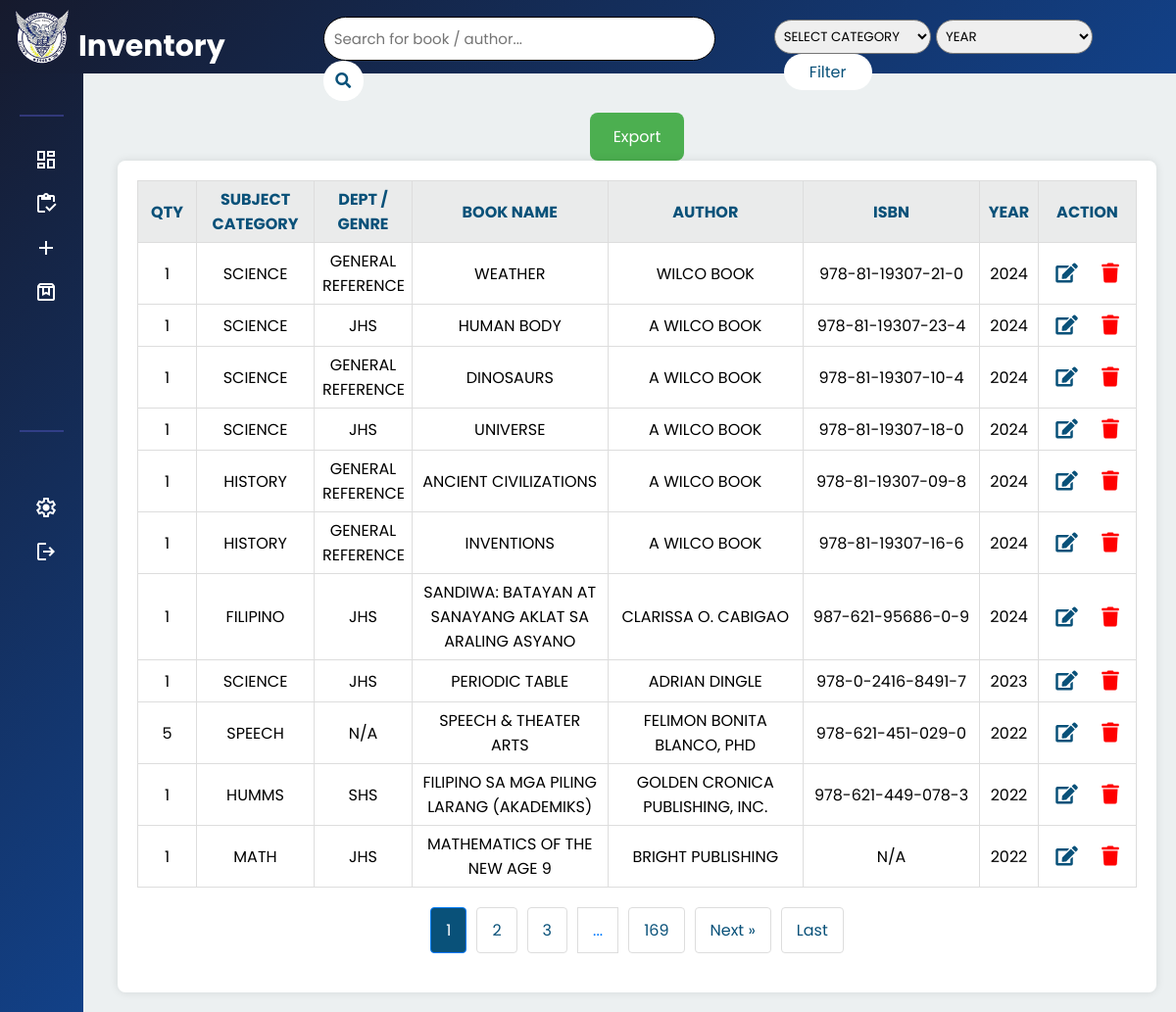
The page /php/inventory.php (signed in) on the database its author committed.
### tables this page shows
CREATE TABLE `books` (
  `id` int(11) NOT NULL,
  `quantity` int(11) NOT NULL,
  `book_category` varchar(255) NOT NULL,
  `Classification` varchar(255) NOT NULL,
  `book_name` varchar(255) NOT NULL,
  `author` varchar(255) NOT NULL,
  `isbn` varchar(20) NOT NULL,
  `year` varchar(255) NOT NULL,
  `date_added` timestamp NOT NULL DEFAULT current_timestamp(),
  `temp_id` int(11) DEFAULT NULL
);

### php/inventory.php (the view, shortened to what this page needs)
<?php
require 'config.php';
$books = [];
$searchQuery = $_GET['search'] ?? '';
$selectedCategory = $_GET['category'] ?? '';
$selectedYear = $_GET['year'] ?? '';
$showNewestFirst = isset($_GET['newest']) && $_GET['newest'] === 'true';
$itemsPerPage = 11;
$currentPage = isset($_GET['page']) ? (int)$_GET['page'] : 1;
$offset = ($currentPage - 1) * $itemsPerPage;
try {
    $countSql = "SELECT COUNT(*) FROM books WHERE 1=1";
    $countStmt = $pdo->prepare($countSql);
    $countStmt->execute();
    $totalBooks = $countStmt->fetchColumn();
    $totalPages = ceil($totalBooks / $itemsPerPage);
} catch (PDOException $e) {
    echo "Error: " . $e->getMessage();
    die;
}
try {
    $sql = "SELECT id, quantity, book_category, Classification, book_name, author, isbn, year FROM books WHERE 1=1";
    $sql .= " ORDER BY
                CASE
                    WHEN year = 'N/A' THEN 1
                    ELSE 0
                END,
                year DESC";
    $sql .= " LIMIT :limit OFFSET :offset";
    $stmt = $pdo->prepare($sql);
    $stmt->bindValue(':limit', $itemsPerPage, PDO::PARAM_INT);
    $stmt->bindValue(':offset', $offset, PDO::PARAM_INT);
    $stmt->execute();
    $books = $stmt->fetchAll(PDO::FETCH_ASSOC);
} catch (PDOException $e) {
    echo "Error: " . $e->getMessage();
}
?>
<!DOCTYPE html>
<html>
<head>
    <link rel="stylesheet" type="text/css" href="../css/inventory.css">
    <link rel="stylesheet" href="https://cdnjs.cloudflare.com/ajax/libs/font-awesome/5.15.4/css/all.min.css">
</head>
<body>
    <div class="header">
        <div class="sidebar-header">
            <img src="../img/logo.png" alt="Logo" class="nav-logo">
        </div>
        <div class="title-container">
            <h2>Inventory</h2>
        </div>
        <div class="search-filter-section">
            <form action="inventory.php" method="get">
                <div class="search-filter-container">
                    <div class="search-bar">
                        <input type="text" name="search" placeholder="Search for book / author..." value="<?php echo htmlspecialchars($searchQuery); ?>">
                        <button type="submit" class="search-button"><i class="fas fa-search"></i></button>
                    </div>
                        <div class="filter-bar">
                        <select name="category" id="category">
                            <option value="Select Category">Select Category</option>
                        </select>
                        <select name="year">
                            <option value="">Year</option>
                        </select>
                        <button type="submit" class="filter-button">Filter</button>
                        </div>
                </div>
            </form>
        </div>
    </div>
            <div class="navbar">
                <?php include 'navbar.php'; ?>
            </div>
                <div class="dashboard-container">
                    <div class="export-button">
                           <a href="export_inventory.php">
                            <button class="btn-export">Export</button>
                        </a>
                           </div>
                    <form class="tableForm" method="POST">
                        <div class="table-container">
                            <table id="books-table">
                                <thead>
                                    <tr>
                                        <th class="id-header">QTY</th>
                                        <th class="cat-header"> Subject Category</th>
                                        <th class="dept-header">Dept / genre</th>
                                        <th>Book Name</th>
                                        <th>Author</th>
                                        <th class="isbn-header">ISBN</th>
                                        <th class="id-header">Year</th>
                                        <th class="dept-header">Action</th>
                                    </tr>
                                </thead>
                                <tbody>
                                    <?php if ($books) : ?>
                                        <?php foreach ($books as $book) : ?>
                                            <tr>
                                                <td><?php echo htmlspecialchars($book['quantity']); ?></td>
                                                <td><?php echo htmlspecialchars($book['book_category']); ?></td>
                                                <td><?php echo htmlspecialchars($book['Classification'] ?: 'N/A'); ?></td>
                                                <td><?php echo htmlspecialchars($book['book_name']); ?></td>
                                                <td><?php echo htmlspecialchars($book['author']); ?></td>
                                                <td><?php echo htmlspecialchars($book['isbn']); ?></td>
                                                <td><?php echo htmlspecialchars($book['year']); ?></td>
                                                <td>
                                                    <button type="button" class="update" data-id="<?php echo $book['id']; ?>"><i class="fas fa-edit"></i></button>
                                                    <button type="button" class="delete" onclick="confirmDelete(<?php echo $book['id']; ?>)"><i class="fas fa-trash"></i></button>
                                                </td>
                                            </tr>
                                        <?php endforeach; ?>
                                    <?php else : ?>
                                        <tr>
                                            <td colspan="8">No books found.</td>
                                        </tr>
                                    <?php endif; ?>
                                </tbody>
                            </table>
                        </div>
            <div class="pagination">
                <?php if ($totalPages > 0) : ?>
                    <?php
                    $startPage = max(1, $currentPage - 2);
                    $endPage = min($totalPages, $currentPage + 2);
                    for ($page = $startPage; $page <= $endPage; $page++) :
                        $activeClass = $page == $currentPage ? 'active' : '';
                    ?>
                        <a href="inventory.php?page=<?php echo $page; ?>&search=<?php echo urlencode($searchQuery); ?>&category=<?php echo urlencode($selectedCategory); ?>&year=<?php echo urlencode($selectedYear); ?>&newest=<?php echo $showNewestFirst ? 'true' : 'false'; ?>" class="pagination-link <?php echo $activeClass; ?>"><?php echo $page; ?></a>
                    <?php endfor; ?>
                    <?php if ($endPage < $totalPages) {
                        if ($endPage < $totalPages - 1) {
                            echo '<span class="pagination-ellipsis">...</span>';
                        }
                        echo '<a href="inventory.php?page=' . $totalPages . '&search=' . urlencode($searchQuery) . '&category=' . urlencode($selectedCategory) . '&year=' . urlencode($selectedYear) . '&newest=' . ($showNewestFirst ? 'true' : 'false') . '" class="pagination-link">' . $totalPages . '</a>';
                    } ?>
                    <?php if ($currentPage < $totalPages) : ?>
                        <a href="inventory.php?page=<?php echo $currentPage + 1; ?>&search=<?php echo urlencode($searchQuery); ?>&category=<?php echo urlencode($selectedCategory); ?>&year=<?php echo urlencode($selectedYear); ?>&newest=<?php echo $showNewestFirst ? 'true' : 'false'; ?>" class="pagination-link">Next &raquo;</a>
                    <?php endif; ?>
                    <?php if ($currentPage < $totalPages) : ?>
                        <a href="inventory.php?page=<?php echo $totalPages; ?>&search=<?php echo urlencode($searchQuery); ?>&category=<?php echo urlencode($selectedCategory); ?>&year=<?php echo urlencode($selectedYear); ?>&newest=<?php echo $showNewestFirst ? 'true' : 'false'; ?>" class="pagination-link">Last</a>
                    <?php endif; ?>
                <?php endif; ?>
            </div>
        </div>
</body>
</html>

### css/inventory.css (style rules this page uses)
body { margin: 0; padding: 0; display: flex; font-family: Arial, sans-serif; flex-direction: column; }
.dashboard-container { margin-left: 0px; padding: 20px 20px 20px 120px; flex: 1; display: flex; flex-direction: column; align-items: center; background-color: #ecf0f1; }
.search-filter-section { margin: 15px 0px 10px 100px; width: 100%; display: flex; justify-content: end; }
.fa-edit:before { color: #095179; }
.fa-trash:before { color: red; }
.navbar { width: 100%; }
.header { display: flex; flex-direction: row; text-align: start; padding-left: 15px; background: linear-gradient(-45deg, #124188, #161a2d); color: white; font-size: 20px; height: 75px; position: sticky; top: 0; width: 100%; z-index: 2000; }
h2 { text-align: start; margin-left: 10px; }
.title-container { margin: 25px 0px 10px 0px; }
.search-filter-container { display: flex; }
.search-bar { margin-right: 60px; margin-bottom: 10px; }
.search-bar input { width: 400px; margin-top: 2px; border: 1px solid black; padding: 10px; font-size: 15px; border-radius: 30px; }
.search-bar button { padding: 8px 12.5px; font-size: 16px; background-color: white; color: #095179; border: none; border-radius: 20px; cursor: pointer; transition: .5s; }
.filter-bar { margin-top: 5px; margin-right: 60px; }
.filter-bar select { color: black; height: 35px; width: 160px; border-radius: 25px; padding: 5px; text-transform: uppercase; }
.table-container { width: 100%; overflow-x: auto; }
#books-table { width: 100%; border-collapse: collapse; table-layout: fixed; text-transform: uppercase; }
#books-table td { border: 1px solid #ddd; padding: 6px 8px 6px 8px; text-align: center; vertical-align: middle; overflow: hidden; text-transform: uppercase; position: relative; }
#books-table th { background-color: rgb(234, 235, 235); color: #095179; border: 1px solid #ddd; padding: 6px 8px 6px 8px; text-align: center; vertical-align: middle; overflow: hidden; position: relative; }
.pagination { display: flex; justify-content: center; margin: 20px 0; }
.pagination-link { margin: 0 5px; padding: 10px 15px; border: 1px solid #ddd; color: #095179; text-decoration: none; border-radius: 4px; transition: .3s; }
.pagination-link.active { background-color: #095179; color: white; border-color: #007bff; }
.pagination-ellipsis { margin: 0 5px; padding: 10px 15px; border: 1px solid #ddd; color: #007bff; text-align: center; }
.tableForm { max-width: 980%; width: 100%; padding: 20px; background-color: #fff; border-radius: 8px; box-shadow: 0 0 10px rgba(0, 0, 0, 0.1); box-sizing: border-box; position: relative; }
input { width: 100%; padding: 10px; border-radius: 10px; border: gray solid 1px; }
button.update { color: blue; background: none; border: none; font-size: 20px; margin-right: 20px; cursor: pointer; }
button.delete { color: red; background: none; border: none; font-size: 20px; cursor: pointer; }
button.filter-button { margin-left: 10px; width: 90px; padding: 6px 10px; font-size: 16px; background-color: white; color: #095179; border: none; border-radius: 40px; cursor: pointer; transition: .3s; }
#category { color: #000000; }
.table-container th.id-header { width: 60px; padding: 5px; }
.table-container th.dept-header { width: 100px; padding: 5px; }
.table-container th.cat-header { width: 120px; padding: 5px; }
.table-container th.isbn-header { width: 180px; padding: 5px; }
.export-button { text-align: center; margin-top: 20px; }
.btn-export { background-color: #4CAF50; color: white; border: none; padding: 12px 24px; font-size: 16px; cursor: pointer; border-radius: 8px; transition: background-color 0.3s ease, transform 0.2s ease; }

### css/navbar.css (style rules this page uses)
* { margin: 0; padding: 0; box-sizing: border-box; font-family: "Poppins", sans-serif; }
body { min-height: 100vh; background: #F0F4FF; }
.nav-logo { margin-top: 10px; width: 55px; }

### rows shown on the page
books: quantity "1", book_category "SCIENCE", Classification "GENERAL REFERENCE", book_name "WEATHER", author "WILCO BOOK", isbn "978-81-19307-21-0", year "2024"
books: quantity "1", book_category "SCIENCE", Classification "JHS", book_name "HUMAN BODY", author "A WILCO BOOK", isbn "978-81-19307-23-4", year "2024"
books: quantity "1", book_category "SCIENCE", Classification "GENERAL REFERENCE", book_name "DINOSAURS", author "A WILCO BOOK", isbn "978-81-19307-10-4", year "2024"
books: quantity "1", book_category "SCIENCE", Classification "JHS", book_name "UNIVERSE", author "A WILCO BOOK", isbn "978-81-19307-18-0", year "2024"
books: quantity "1", book_category "HISTORY", Classification "GENERAL REFERENCE", book_name "ANCIENT CIVILIZATIONS", author "A WILCO BOOK", isbn "978-81-19307-09-8", year "2024"
books: quantity "1", book_category "HISTORY", Classification "GENERAL REFERENCE", book_name "INVENTIONS", author "A WILCO BOOK", isbn "978-81-19307-16-6", year "2024"
books: quantity "1", book_category "FILIPINO", Classification "JHS", book_name "SANDIWA: BATAYAN AT SANAYANG AKLAT SA ARALING ASYANO", author "CLARISSA O. CABIGAO", isbn "987-621-95686-0-9", year "2024"
books: quantity "1", book_category "SCIENCE", Classification "JHS", book_name "PERIODIC TABLE", author "ADRIAN DINGLE", isbn "978-0-2416-8491-7", year "2023"
books: quantity "5", book_category "SPEECH", Classification "N/A", book_name "SPEECH & THEATER ARTS", author "FELIMON BONITA BLANCO, PHD", isbn "978-621-451-029-0", year "2022"
books: quantity "1", book_category "HUMMS", Classification "SHS", book_name "FILIPINO SA MGA PILING LARANG (AKADEMIKS)", author "GOLDEN CRONICA PUBLISHING, INC.", isbn "978-621-449-078-3", year "2022"
books: quantity "1", book_category "MATH", Classification "JHS", book_name "MATHEMATICS OF THE NEW AGE 9", author "BRIGHT PUBLISHING", isbn "N/A", year "2022"

### other values the page prints
$totalPages "169"
